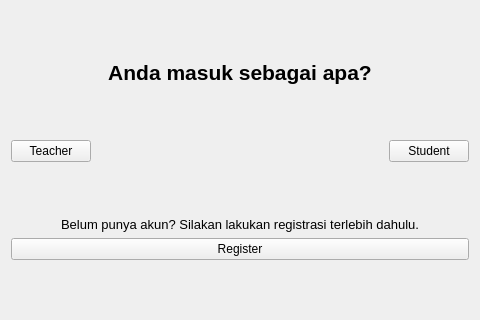
<?xml version="1.0" encoding="UTF-8"?>
<ui version="4.0">
 <class>Page1</class>
 <widget class="QWidget" name="Page1">
  <property name="geometry">
   <rect>
    <x>0</x>
    <y>0</y>
    <width>480</width>
    <height>320</height>
   </rect>
  </property>
  <property name="windowTitle">
   <string>Pilih Peran</string>
  </property>
  <layout class="QVBoxLayout" name="verticalLayout">
   <item>
    <spacer name="verticalSpacerTop">
     <property name="orientation">
      <enum>Qt::Vertical</enum>
     </property>
     <property name="sizeHint" stdset="0">
      <size>
       <width>20</width>
       <height>30</height>
      </size>
     </property>
    </spacer>
   </item>
   <item>
    <widget class="QLabel" name="labelTitle">
     <property name="text">
      <string>Anda masuk sebagai apa?</string>
     </property>
     <property name="alignment">
      <set>Qt::AlignHCenter|Qt::AlignVCenter</set>
     </property>
     <property name="font">
      <font>
       <pointsize>16</pointsize>
       <weight>75</weight>
       <bold>true</bold>
      </font>
     </property>
    </widget>
   </item>
   <item>
    <spacer name="verticalSpacer1">
     <property name="orientation">
      <enum>Qt::Vertical</enum>
     </property>
     <property name="sizeHint" stdset="0">
      <size>
       <width>20</width>
       <height>10</height>
      </size>
     </property>
    </spacer>
   </item>
   <item>
    <layout class="QHBoxLayout" name="horizontalLayout">
     <item>
      <widget class="QPushButton" name="btnTeacher">
       <property name="text">
        <string>Teacher</string>
       </property>
       <property name="minimumWidth">
        <number>120</number>
       </property>
       <property name="minimumHeight">
        <number>40</number>
       </property>
      </widget>
     </item>
     <item>
      <spacer name="horizontalSpacer">
       <property name="orientation">
        <enum>Qt::Horizontal</enum>
       </property>
       <property name="sizeHint" stdset="0">
        <size>
         <width>20</width>
         <height>20</height>
        </size>
       </property>
      </spacer>
     </item>
     <item>
      <widget class="QPushButton" name="btnStudent">
       <property name="text">
        <string>Student</string>
       </property>
       <property name="minimumWidth">
        <number>120</number>
       </property>
       <property name="minimumHeight">
        <number>40</number>
       </property>
      </widget>
     </item>
    </layout>
   </item>
   <item>
    <spacer name="verticalSpacer2">
     <property name="orientation">
      <enum>Qt::Vertical</enum>
     </property>
     <property name="sizeHint" stdset="0">
      <size>
       <width>20</width>
       <height>30</height>
      </size>
     </property>
    </spacer>
   </item>
   <item>
    <widget class="QLabel" name="labelRegisterInfo">
     <property name="text">
      <string>Belum punya akun? Silakan lakukan registrasi terlebih dahulu.</string>
     </property>
     <property name="alignment">
      <set>Qt::AlignHCenter</set>
     </property>
     <property name="font">
      <font>
       <pointsize>10</pointsize>
      </font>
     </property>
    </widget>
   </item>
   <item>
    <widget class="QPushButton" name="btnRegister">
     <property name="text">
      <string>Register</string>
     </property>
     <property name="minimumWidth">
      <number>120</number>
     </property>
     <property name="maximumWidth">
      <number>160</number>
     </property>
     <property name="minimumHeight">
      <number>34</number>
     </property>
     <property name="maximumHeight">
      <number>40</number>
     </property>
    </widget>
   </item>
   <item>
    <spacer name="verticalSpacerBottom">
     <property name="orientation">
      <enum>Qt::Vertical</enum>
     </property>
     <property name="sizeHint" stdset="0">
      <size>
       <width>20</width>
       <height>20</height>
      </size>
     </property>
    </spacer>
   </item>
  </layout>
 </widget>
 <resources/>
 <connections/>
</ui>
